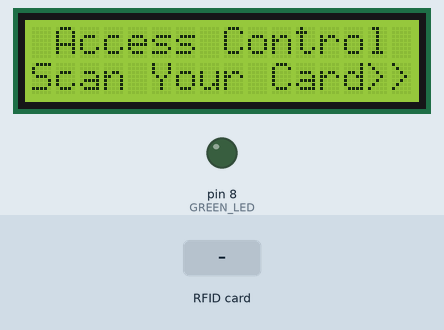
Simulated run of this sketch. Board: Arduino Uno, built with avr-gcc and run on an emulated ATmega328P. Parts: 16×2 character LCD, output pins drawn as LEDs (lit = HIGH). The inputs (shaded band) are chosen by the test bench. Pins used as bus, display or sensor lines are not drawn.

Above: at 1.3 s.
1.4 s: RFID card 43 8A EE 11 held to the reader
At 1.8 s:
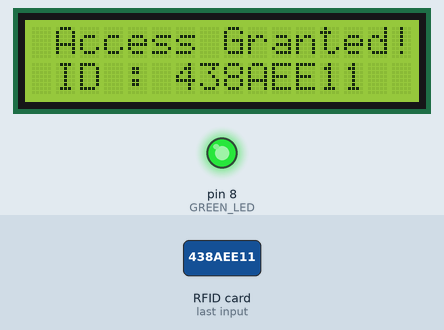
4.4 s: RFID card 5E 7A 19 C4 held to the reader
At 5.1 s:
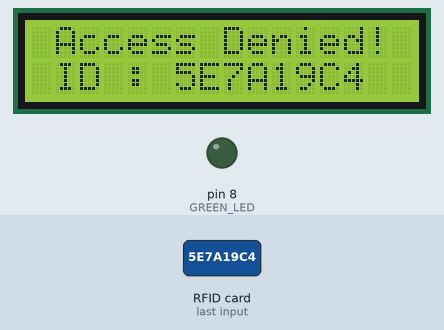
Timing chart, 0 to 7.4 s (numbered marks = the images above; inputs shaded):
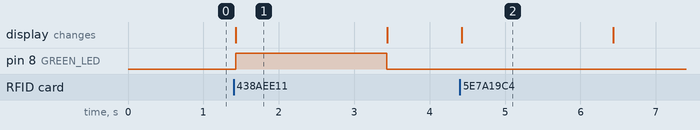

Measured:
- after the input at 1.4 s, pin 8 (GREEN_LED): LOW → HIGH at once, → LOW 2.0 s later; the display: changes at once (image 1)
- after the input at 4.4 s, the display: changes at once (image 2)
- what the display in image 1 shows lasts 2.0 s, from 1.4 s to 3.4 s

The sketch:

WithLCD.ino
```cpp
#include <SPI.h>
#include <MFRC522.h>
#include <LiquidCrystal.h>

#define RST_PIN 9
#define SS_PIN 10
#define GREEN_LED 8

byte readCard[4];
String MasterTag = "438AEE11";  // REPLACE this Tag ID with your Tag ID!!!
String tagID = "";

// Create instances
MFRC522 mfrc522(SS_PIN, RST_PIN);
LiquidCrystal lcd(7, 6, 5, 4, 3, 2); //Parameters: (rs, enable, d4, d5, d6, d7)

void setup()
{
  // Initiating
  SPI.begin(); // SPI bus
  mfrc522.PCD_Init(); // MFRC522
  lcd.begin(16, 2); // LCD screen
  pinMode(GREEN_LED, OUTPUT);

  lcd.clear();
  lcd.print(" Access Control ");
  lcd.setCursor(0, 1);
  lcd.print("Scan Your Card>>");
}

void loop()
{

  //Wait until new tag is available
  while (getID())
  {
    lcd.clear();
    digitalWrite(GREEN_LED, LOW);
    lcd.setCursor(0, 0);

    if (tagID == MasterTag)
    {

      lcd.print(" Access Granted!");
      // You can write any code here like opening doors, switching on a relay, lighting up an LED, or anything else you can think of.
      digitalWrite(GREEN_LED, HIGH);
    }
    else
    {
      lcd.print(" Access Denied!");
    }

      lcd.setCursor(0, 1);
      lcd.print(" ID : ");
      lcd.print(tagID);

    delay(2000);

    // reset LCD
    lcd.clear();
    // reset LED
    digitalWrite(GREEN_LED, LOW);
    lcd.print(" Access Control ");
    lcd.setCursor(0, 1);
    lcd.print("Scan Your Card>>");
  }
}

//Read new tag if available
boolean getID()
{
  // Getting ready for Reading PICCs
  if ( ! mfrc522.PICC_IsNewCardPresent()) { //If a new PICC placed to RFID reader continue
  return false;
  }
  if ( ! mfrc522.PICC_ReadCardSerial()) { //Since a PICC placed get Serial and continue
  return false;
  }
  tagID = "";
  for ( uint8_t i = 0; i < 4; i++) { // The MIFARE PICCs that we use have 4 byte UID
  //readCard[i] = mfrc522.uid.uidByte[i];
  tagID.concat(String(mfrc522.uid.uidByte[i], HEX)); // Adds the 4 bytes in a single String variable
  }
  tagID.toUpperCase();
  mfrc522.PICC_HaltA(); // Stop reading
  return true;
}
```
